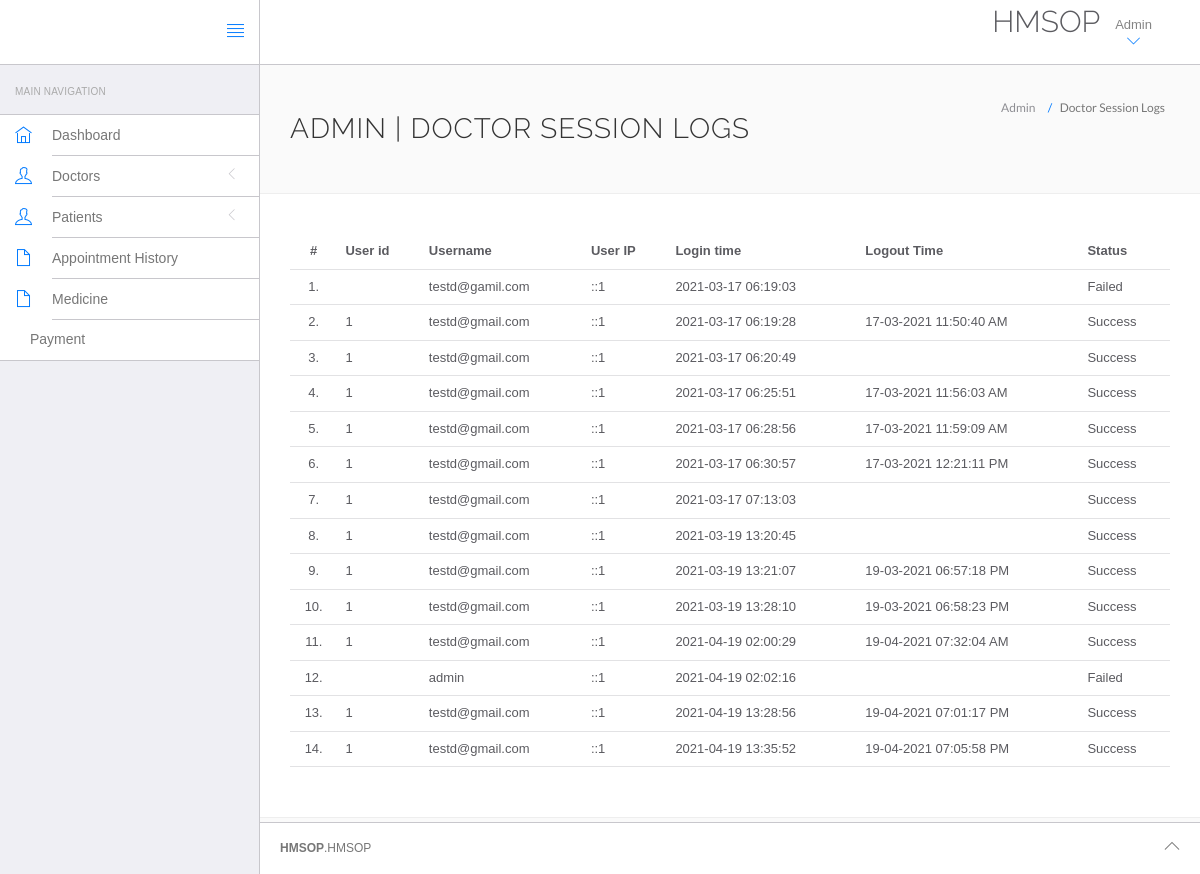
The page /hms/admin/doctor-logs.php (signed in) on the database its author committed.
### tables this page shows
CREATE TABLE `doctorslog` (
  `id` int(11) NOT NULL,
  `uid` int(11) DEFAULT NULL,
  `username` varchar(255) DEFAULT NULL,
  `userip` binary(16) DEFAULT NULL,
  `loginTime` timestamp NULL DEFAULT CURRENT_TIMESTAMP,
  `logout` varchar(255) DEFAULT NULL,
  `status` int(11) DEFAULT NULL
);

### hms/admin/doctor-logs.php (the view, shortened to what this page needs)
<?php
include('include/config.php');
?>
<!DOCTYPE html>
<html lang="en">
	<head>
		<link rel="stylesheet" href="vendor/bootstrap/css/bootstrap.min.css">
		<link rel="stylesheet" href="vendor/fontawesome/css/font-awesome.min.css">
		<link rel="stylesheet" href="vendor/themify-icons/themify-icons.min.css">
		<link href="vendor/animate.css/animate.min.css" rel="stylesheet" media="screen">
		<link href="vendor/perfect-scrollbar/perfect-scrollbar.min.css" rel="stylesheet" media="screen">
		<link href="vendor/switchery/switchery.min.css" rel="stylesheet" media="screen">
		<link href="vendor/bootstrap-touchspin/jquery.bootstrap-touchspin.min.css" rel="stylesheet" media="screen">
		<link href="vendor/select2/select2.min.css" rel="stylesheet" media="screen">
		<link href="vendor/bootstrap-datepicker/bootstrap-datepicker3.standalone.min.css" rel="stylesheet" media="screen">
		<link href="vendor/bootstrap-timepicker/bootstrap-timepicker.min.css" rel="stylesheet" media="screen">
		<link rel="stylesheet" href="assets/css/styles.css">
		<link rel="stylesheet" href="assets/css/plugins.css">
		<link rel="stylesheet" href="assets/css/themes/theme-1.css" id="skin_color" />
	</head>
	<body>
		<div id="app">
<?php include('include/sidebar.php');?>
			<div class="app-content">
					<?php include('include/header.php');?>
				<div class="main-content" >
					<div class="wrap-content container" id="container">
						<section id="page-title">
							<div class="row">
								<div class="col-sm-8">
									<h1 class="mainTitle">Admin  | Doctor Session Logs</h1>
																	</div>
								<ol class="breadcrumb">
									<li>
										<span>Admin </span>
									</li>
									<li class="active">
										<span>Doctor Session Logs</span>
									</li>
								</ol>
							</div>
						</section>
						<div class="container-fluid container-fullw bg-white">
									<div class="row">
								<div class="col-md-12">
									<table class="table table-hover" id="sample-table-1">
										<thead>
											<tr>
												<th class="center">#</th>
												<th class="hidden-xs">User id</th>
												<th>Username</th>
												<th>User IP</th>
												<th>Login time</th>
												<th>Logout Time </th>
												<th> Status </th>
											</tr>
										</thead>
										<tbody>
<?php
$sql=mysqli_query($con,"select * from doctorslog ");
$cnt=1;
while($row=mysqli_fetch_array($sql))
{
?>
											<tr>
												<td class="center"><?php echo $cnt;?>.</td>
												<td class="hidden-xs"><?php echo $row['uid'];?></td>
												<td class="hidden-xs"><?php echo $row['username'];?></td>
												<td><?php echo $row['userip'];?></td>
												<td><?php echo $row['loginTime'];?></td>
												<td><?php echo $row['logout'];?>
												</td>
												<td>
<?php if($row['status']==1)
{
	echo "Success";
}
else
{
	echo "Failed";
}?>
</td>
											</tr>
											<?php
$cnt=$cnt+1;
											 }?>
										</tbody>
									</table>
								</div>
							</div>
								</div>
					</div>
				</div>
			</div>
	<?php include('include/footer.php');?>
		</div>
	</body>
</html>

### hms/admin/include/sidebar.php (shortened to what this page needs)
<div class="sidebar app-aside" id="sidebar">
				<div class="sidebar-container perfect-scrollbar">
<nav>
						<div class="navbar-title">
							<span>Main Navigation</span>
						</div>
						<ul class="main-navigation-menu">
							<li>
								<a href="http://localhost/hms/hms/admin/dashboard.php">
									<div class="item-content">
										<div class="item-media">
											<i class="ti-home"></i>
										</div>
										<div class="item-inner">
											<span class="title"> Dashboard </span>
										</div>
									</div>
								</a>
							</li>
							<li>
								<a href="javascript:void(0)">
									<div class="item-content">
										<div class="item-media">
											<i class="ti-user"></i>
										</div>
										<div class="item-inner">
											<span class="title"> Doctors </span><i class="icon-arrow"></i>
										</div>
									</div>
								</a>
								</li>
				<li>
								<a href="javascript:void(0)">
									<div class="item-content">
										<div class="item-media">
											<i class="ti-user"></i>
										</div>
										<div class="item-inner">
											<span class="title"> Patients </span><i class="icon-arrow"></i>
										</div>
									</div>
								</a>
								</li>
<li>
								<a href="http://localhost/HMS//hms/admin/appointment-history.php">
									<div class="item-content">
										<div class="item-media">
											<i class="ti-file"></i>
										</div>
										<div class="item-inner">
											<span class="title"> Appointment History </span>
										</div>
									</div>
								</a>
							</li>
						<li>
								<a href="http://localhost/hms/hms/admin/medicine/medicine_list.php">
								<div class="item-content">
										<div class="item-media">
											<i class="ti-file"></i>
										</div>
								<div class="item-inner">
											<span class="title"> Medicine </span>
										</div>
								</div>
								</a>
						</li>
				<li>
								<a href="http://localhost/hms/hms/admin/payment_user.php">
									<div class="item-content">
										<div class="item-media">
										</div>
										<div class="item-inner">
											<span class="title"> Payment  </span>
										</div>
									</div>
								</a>
							</li>
						</ul>
					</nav>
					</div>
			</div>

### hms/admin/include/header.php (shortened to what this page needs)
<header class="navbar navbar-default navbar-static-top">
					<div class="navbar-header">
						<a class="navbar-brand" href="#">
						</a>
						<a href="#" class="sidebar-toggler pull-right visible-md visible-lg" data-toggle-class="app-sidebar-closed" data-toggle-target="#app">
							<i class="ti-align-justify"></i>
						</a>
					</div>
					<div class="navbar-collapse collapse">
						<ul class="nav navbar-right">
								<li  style="padding-top:2% ">
								<h2>HMSOP</h2>
							</li>
							<li class="dropdown current-user">
								<a href class="dropdown-toggle" data-toggle="dropdown">
									 <span class="username">
			Admin
									<i class="ti-angle-down"></i></i></span>
								</a>
							</li>
						</ul>
					</div>
				</header>

### hms/admin/include/footer.php
<footer>
				<div class="footer-inner">
					<div class="pull-left">
						<span class="text-bold text-uppercase">HMSOP</span>.HMSOP <span></span>
					</div>
					<div class="pull-right">
						<span class="go-top"><i class="ti-angle-up"></i></span>
					</div>
				</div>
			</footer>

### hms/admin/assets/css/plugins.css (style rules this page uses)
.perfect-scrollbar { overflow-y: hidden !important; }

### hms/admin/assets/css/themes/theme-1.css (style rules this page uses)
body { background: #FAFAFA; }
header .navbar-header { background: #ffffff !important; border-right-color: #c8c7cc !important; border-bottom-color: #c8c7cc !important; }
header .navbar-header .sidebar-toggler, header .navbar-header .sidebar-mobile-toggler { color: #007aff !important; }
header .navbar-header .navbar-brand { color: #777 !important; }
header .navbar-collapse { background: #ffffff !important; border-bottom-color: #c8c7cc !important; box-shadow: none !important; }
header .navbar-collapse .navbar-right > li > a { color: #777; }
header .navbar-collapse .navbar-right > li > a i { color: #007aff !important; }
#sidebar { background: #EFEFF4 !important; }
#sidebar:before { border-right-width: "1px" !important; border-right-style: solid; border-right-color: #c8c7cc !important; }
#sidebar nav { border-right-width: "1px" !important; border-right-style: solid; border-right-color: #c8c7cc !important; }
#sidebar nav .navbar-title { color: #aaaaaa; }
#sidebar nav > ul { background: #ffffff !important; border-bottom-color: #c8c7cc !important; border-top-color: #c8c7cc !important; }
#sidebar nav > ul > li > a .item-media > i { color: #007aff !important; }
#sidebar nav > ul > li > a .item-inner { color: #777 !important; border-bottom-color: #c8c7cc; }
#app > footer { background: #ffffff !important; border-top-color: #c8c7cc !important; color: #777; }

### rows shown on the page
doctorslog: username "testd@gamil.com", userip "::1", loginTime "2021-03-17 06:19:03", status "Failed"
doctorslog: uid "1", username "testd@gmail.com", userip "::1", loginTime "2021-03-17 06:19:28", logout "17-03-2021 11:50:40 AM", status "Success"
doctorslog: uid "1", username "testd@gmail.com", userip "::1", loginTime "2021-03-17 06:20:49", status "Success"
doctorslog: uid "1", username "testd@gmail.com", userip "::1", loginTime "2021-03-17 06:25:51", logout "17-03-2021 11:56:03 AM", status "Success"
doctorslog: uid "1", username "testd@gmail.com", userip "::1", loginTime "2021-03-17 06:28:56", logout "17-03-2021 11:59:09 AM", status "Success"
doctorslog: uid "1", username "testd@gmail.com", userip "::1", loginTime "2021-03-17 06:30:57", logout "17-03-2021 12:21:11 PM", status "Success"
doctorslog: uid "1", username "testd@gmail.com", userip "::1", loginTime "2021-03-17 07:13:03", status "Success"
doctorslog: uid "1", username "testd@gmail.com", userip "::1", loginTime "2021-03-19 13:20:45", status "Success"
doctorslog: uid "1", username "testd@gmail.com", userip "::1", loginTime "2021-03-19 13:21:07", logout "19-03-2021 06:57:18 PM", status "Success"
doctorslog: uid "1", username "testd@gmail.com", userip "::1", loginTime "2021-03-19 13:28:10", logout "19-03-2021 06:58:23 PM", status "Success"
doctorslog: uid "1", username "testd@gmail.com", userip "::1", loginTime "2021-04-19 02:00:29", logout "19-04-2021 07:32:04 AM", status "Success"
doctorslog: username "admin", userip "::1", loginTime "2021-04-19 02:02:16", status "Failed"
doctorslog: uid "1", username "testd@gmail.com", userip "::1", loginTime "2021-04-19 13:28:56", logout "19-04-2021 07:01:17 PM", status "Success"
doctorslog: uid "1", username "testd@gmail.com", userip "::1", loginTime "2021-04-19 13:35:52", logout "19-04-2021 07:05:58 PM", status "Success"
